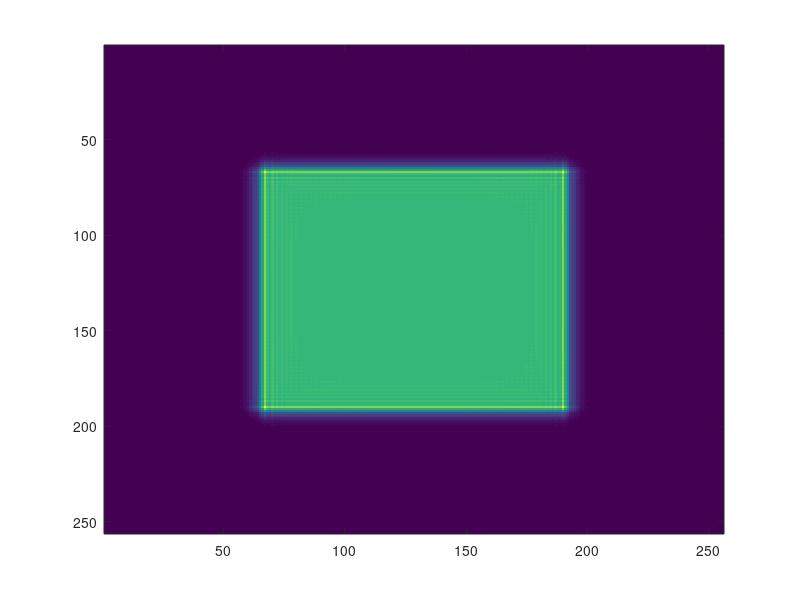

Recreate this plot in MATLAB.
lambda=0.001;
N=256;


U0=ones(N/2,N/2);
U0=padarray(U0,[N/4,N/4]);
k=2*pi/lambda;
dx=1;
dy=1;
z=10000;

[ny, nx] = size(U0);

Lx = dx * nx;
Ly = dy * ny;

dfx = 1./Lx;
dfy = 1./Ly;

u = ones(nx,1)*((1:nx)-nx/2)*dfx;
v = ((1:ny)-ny/2)'*ones(1,ny)*dfy;

O = fftshift(fft2(fftshift(U0)));

H = exp(1i*k*z).*exp(-1i*pi*lambda*z*(u.^2+v.^2));

U = ifftshift(ifft2(ifftshift(O.*H)));
imagesc(1:size(U,1),1:size(U,2),abs(U));